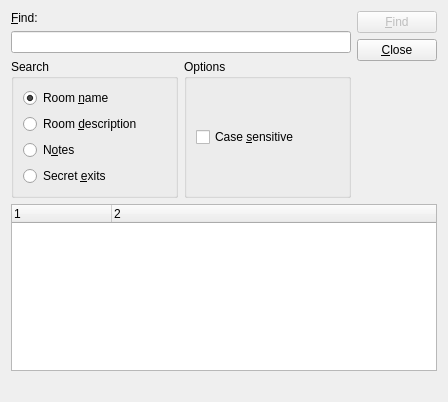
<?xml version="1.0" encoding="UTF-8"?>
<ui version="4.0">
 <class>FindDialog</class>
 <widget class="QWidget" name="FindDialog">
  <property name="geometry">
   <rect>
    <x>0</x>
    <y>0</y>
    <width>448</width>
    <height>402</height>
   </rect>
  </property>
  <property name="windowTitle">
   <string>Find</string>
  </property>
  <layout class="QVBoxLayout">
   <item>
    <layout class="QHBoxLayout">
     <item>
      <layout class="QVBoxLayout">
       <item>
        <widget class="QLabel" name="label">
         <property name="text">
          <string>&amp;Find:</string>
         </property>
         <property name="buddy">
          <cstring>lineEdit</cstring>
         </property>
        </widget>
       </item>
       <item>
        <widget class="QLineEdit" name="lineEdit"/>
       </item>
       <item>
        <layout class="QHBoxLayout">
         <item>
          <widget class="QGroupBox" name="searchGroupBox">
           <property name="title">
            <string>Search</string>
           </property>
           <layout class="QVBoxLayout">
            <item>
             <widget class="QRadioButton" name="nameRadioButton">
              <property name="text">
               <string>Room &amp;name</string>
              </property>
              <property name="checked">
               <bool>true</bool>
              </property>
             </widget>
            </item>
            <item>
             <widget class="QRadioButton" name="descRadioButton">
              <property name="text">
               <string>Room &amp;description</string>
              </property>
             </widget>
            </item>
            <item>
             <widget class="QRadioButton" name="notesRadioButton">
              <property name="text">
               <string>N&amp;otes</string>
              </property>
             </widget>
            </item>
            <item>
             <widget class="QRadioButton" name="exitsRadioButton">
              <property name="text">
               <string>Secret &amp;exits</string>
              </property>
             </widget>
            </item>
           </layout>
          </widget>
         </item>
         <item>
          <widget class="QGroupBox" name="optionsGroupBox">
           <property name="title">
            <string>Options</string>
           </property>
           <layout class="QHBoxLayout">
            <item>
             <widget class="QCheckBox" name="caseCheckBox">
              <property name="text">
               <string>Case &amp;sensitive</string>
              </property>
             </widget>
            </item>
           </layout>
          </widget>
         </item>
        </layout>
       </item>
      </layout>
     </item>
     <item>
      <layout class="QVBoxLayout">
       <item>
        <widget class="QPushButton" name="findButton">
         <property name="enabled">
          <bool>false</bool>
         </property>
         <property name="text">
          <string>&amp;Find</string>
         </property>
         <property name="default">
          <bool>false</bool>
         </property>
        </widget>
       </item>
       <item>
        <widget class="QPushButton" name="closeButton">
         <property name="text">
          <string>&amp;Close</string>
         </property>
        </widget>
       </item>
       <item>
        <spacer>
         <property name="orientation">
          <enum>Qt::Vertical</enum>
         </property>
         <property name="sizeHint" stdset="0">
          <size>
           <width>20</width>
           <height>40</height>
          </size>
         </property>
        </spacer>
       </item>
      </layout>
     </item>
    </layout>
   </item>
   <item>
    <widget class="QTreeWidget" name="resultTable">
     <property name="columnCount">
      <number>2</number>
     </property>
     <column>
      <property name="text">
       <string>1</string>
      </property>
     </column>
     <column>
      <property name="text">
       <string>2</string>
      </property>
     </column>
    </widget>
   </item>
   <item>
    <widget class="QLabel" name="roomsFoundLabel">
     <property name="text">
      <string/>
     </property>
    </widget>
   </item>
  </layout>
 </widget>
 <resources/>
 <connections/>
</ui>
